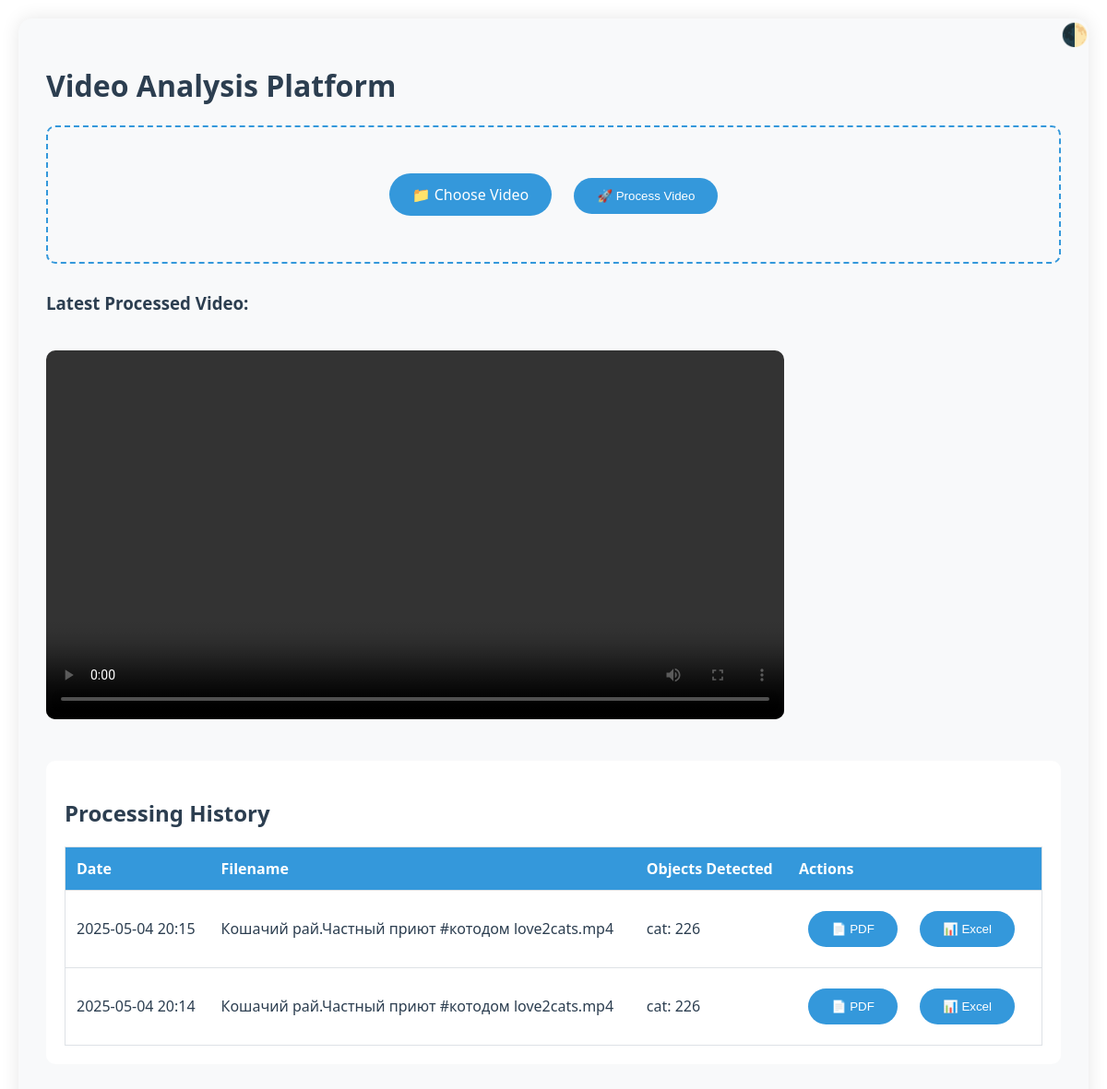
The page / on the database its author committed.
### app.py (models this page shows)
class ProcessingHistory(db.Model):
    id = db.Column(db.Integer, primary_key=True)
    filename = db.Column(db.String(120))
    stats = db.Column(db.Text)
    processed_filename = db.Column(db.String(120))
    upload_date = db.Column(db.DateTime)
    @property
    def parsed_stats(self):
        import json
        return json.loads(self.stats)  # Десериализуем JSON

### app.py (the view)
@app.route('/')
def index():
    history = ProcessingHistory.query.order_by(ProcessingHistory.upload_date.desc()).all()
    return render_template('upload.html', history=history)

### app.py (called while the page is built)
@app.context_processor
def inject_json():
    return dict(json=pyjson)

@app.context_processor
def utility_processor():
    return dict(datetime=datetime)

### templates/upload.html (shortened to what this page needs)
<!DOCTYPE html>
<html lang="en">
<head>
</head>
<body>
    <div class="theme-switch" onclick="toggleTheme()">🌓</div>
    <div class="container">
        <h1>Video Analysis Platform</h1>
        <div class="upload-section">
            <form id="uploadForm" action="/upload" method="post" enctype="multipart/form-data">
                <label class="custom-file-upload">
                    📁 Choose Video
                </label>
                <button type="submit" class="custom-file-upload">🚀 Process Video</button>
            </form>
        </div>
		<div id="preview">
			{% if history %}
			<h3>Latest Processed Video:</h3>
			<video controls>
				<source src="{{ url_for('static', filename='processed/' + history[0].processed_filename) }}">
			</video>
			{% endif %}
		</div>
        {% if history %}
        <div class="stats-box">
            <h2>Processing History</h2>
            <table>
                <thead>
                    <tr>
                        <th>Date</th>
                        <th>Filename</th>
                        <th>Objects Detected</th>
                        <th>Actions</th>
                    </tr>
                </thead>
                <tbody>
                    {% for record in history %}
                    <tr>
                        <td>{{ record.upload_date.strftime('%Y-%m-%d %H:%M') }}</td>
                        <td>{{ record.filename }}</td>
                       <td>
							{% for obj, count in record.parsed_stats.object_counts.items() %}
							{{ obj }}: {{ count }}<br>
							{% endfor %}
						</td>
                        <td>
                            <button class="custom-file-upload"
                                    onclick="location.href='/report/{{ record.id }}/pdf'">
                                📄 PDF
                            </button>
                            <button class="custom-file-upload"
                                    onclick="location.href='/report/{{ record.id }}/xlsx'">
                                📊 Excel
                            </button>
                        </td>
                    </tr>
                    {% endfor %}
                </tbody>
            </table>
        </div>
        {% endif %}
    </div>
</body>
</html>

### templates/upload.html (style rules this page uses)
:root { --bg: #ffffff; --text: #2c3e50; --primary: #3498db; --secondary: #f8f9fa; --border: #dee2e6; }
body { font-family: 'Segoe UI', sans-serif; background: var(--bg); color: var(--text); margin: 0; padding: 20px; transition: all 0.3s; }
.container { max-width: 1200px; margin: 0 auto; background: var(--secondary); padding: 30px; border-radius: 15px; box-shadow: 0 0 20px rgba(0,0,0,0.1); }
.theme-switch { position: fixed; top: 20px; right: 20px; cursor: pointer; font-size: 24px; }
.upload-section { border: 2px dashed var(--primary); padding: 40px; text-align: center; margin-bottom: 30px; border-radius: 10px; }
.custom-file-upload { background: var(--primary); color: white; padding: 12px 25px; border-radius: 25px; cursor: pointer; transition: 0.3s; display: inline-block; margin: 10px; border: none; }
table { width: 100%; border-collapse: collapse; margin-top: 20px; border: 1px solid var(--border); }
th, td { padding: 12px; text-align: left; border-bottom: 1px solid var(--border); }
th { background-color: var(--primary); color: white; }
video { width: 100%; max-width: 800px; margin: 20px 0; border-radius: 10px; }
.stats-box { background: var(--bg); padding: 20px; border-radius: 10px; margin: 20px 0; }

### rows shown on the page
ProcessingHistory: upload_date "2025-05-04 20:15", filename "Кошачий рай.Частный приют #котодом love2cats.mp4", object_counts "cat", object_counts "226"
ProcessingHistory: upload_date "2025-05-04 20:14", filename "Кошачий рай.Частный приют #котодом love2cats.mp4", object_counts "cat", object_counts "226"
